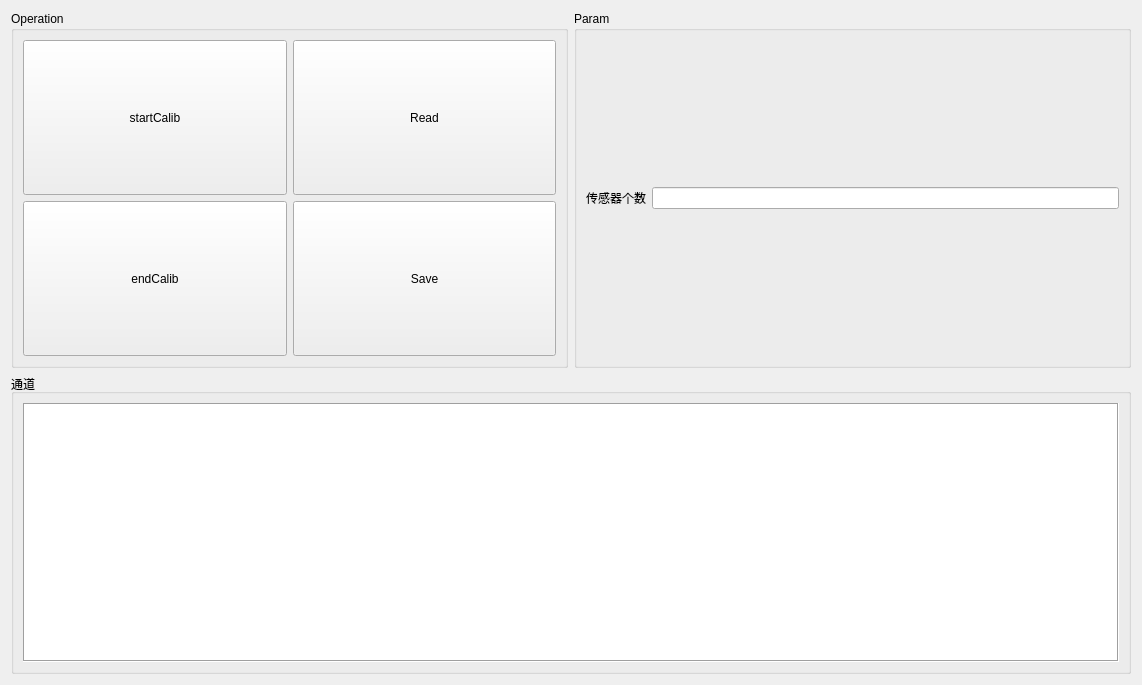
<?xml version="1.0" encoding="UTF-8"?>
<ui version="4.0">
 <class>CornFixWidget</class>
 <widget class="QWidget" name="CornFixWidget">
  <property name="geometry">
   <rect>
    <x>0</x>
    <y>0</y>
    <width>1142</width>
    <height>685</height>
   </rect>
  </property>
  <property name="windowTitle">
   <string>Form</string>
  </property>
  <layout class="QVBoxLayout" name="verticalLayout">
   <item>
    <layout class="QHBoxLayout" name="horizontalLayout">
     <item>
      <widget class="QGroupBox" name="groupBox_9">
       <property name="sizePolicy">
        <sizepolicy hsizetype="Expanding" vsizetype="Expanding">
         <horstretch>0</horstretch>
         <verstretch>0</verstretch>
        </sizepolicy>
       </property>
       <property name="minimumSize">
        <size>
         <width>0</width>
         <height>80</height>
        </size>
       </property>
       <property name="title">
        <string>Operation</string>
       </property>
       <layout class="QGridLayout" name="gridLayout_4">
        <item row="0" column="0">
         <widget class="QPushButton" name="btnStartCalib">
          <property name="sizePolicy">
           <sizepolicy hsizetype="Minimum" vsizetype="Expanding">
            <horstretch>0</horstretch>
            <verstretch>0</verstretch>
           </sizepolicy>
          </property>
          <property name="text">
           <string>startCalib</string>
          </property>
         </widget>
        </item>
        <item row="2" column="0">
         <widget class="QPushButton" name="btnStopCalib">
          <property name="sizePolicy">
           <sizepolicy hsizetype="Minimum" vsizetype="Expanding">
            <horstretch>0</horstretch>
            <verstretch>0</verstretch>
           </sizepolicy>
          </property>
          <property name="text">
           <string>endCalib</string>
          </property>
         </widget>
        </item>
        <item row="0" column="1">
         <widget class="QPushButton" name="btnReadSrs">
          <property name="sizePolicy">
           <sizepolicy hsizetype="Minimum" vsizetype="Expanding">
            <horstretch>0</horstretch>
            <verstretch>0</verstretch>
           </sizepolicy>
          </property>
          <property name="minimumSize">
           <size>
            <width>40</width>
            <height>0</height>
           </size>
          </property>
          <property name="text">
           <string>Read</string>
          </property>
         </widget>
        </item>
        <item row="2" column="1">
         <widget class="QPushButton" name="btnSrsWrite">
          <property name="sizePolicy">
           <sizepolicy hsizetype="Minimum" vsizetype="Expanding">
            <horstretch>0</horstretch>
            <verstretch>0</verstretch>
           </sizepolicy>
          </property>
          <property name="text">
           <string>Save</string>
          </property>
         </widget>
        </item>
       </layout>
      </widget>
     </item>
     <item>
      <widget class="QGroupBox" name="groupBox_4">
       <property name="sizePolicy">
        <sizepolicy hsizetype="Preferred" vsizetype="Expanding">
         <horstretch>0</horstretch>
         <verstretch>0</verstretch>
        </sizepolicy>
       </property>
       <property name="title">
        <string>Param</string>
       </property>
       <layout class="QGridLayout" name="gridLayout_3">
        <item row="6" column="0">
         <widget class="QLabel" name="txtSensorNum">
          <property name="sizePolicy">
           <sizepolicy hsizetype="Preferred" vsizetype="Fixed">
            <horstretch>0</horstretch>
            <verstretch>0</verstretch>
           </sizepolicy>
          </property>
          <property name="text">
           <string>传感器个数</string>
          </property>
          <property name="alignment">
           <set>Qt::AlignRight|Qt::AlignTrailing|Qt::AlignVCenter</set>
          </property>
         </widget>
        </item>
        <item row="6" column="2">
         <widget class="QLineEdit" name="edtSensorNum"/>
        </item>
       </layout>
      </widget>
     </item>
    </layout>
   </item>
   <item>
    <widget class="QGroupBox" name="groupBox_8">
     <property name="sizePolicy">
      <sizepolicy hsizetype="Preferred" vsizetype="Fixed">
       <horstretch>0</horstretch>
       <verstretch>0</verstretch>
      </sizepolicy>
     </property>
     <property name="minimumSize">
      <size>
       <width>0</width>
       <height>300</height>
      </size>
     </property>
     <property name="title">
      <string>通道</string>
     </property>
     <layout class="QVBoxLayout" name="verticalLayout_7">
      <item>
       <widget class="QTableWidget" name="tblCornFix">
        <property name="font">
         <font>
          <pointsize>14</pointsize>
         </font>
        </property>
        <property name="frameShape">
         <enum>QFrame::Box</enum>
        </property>
        <attribute name="horizontalHeaderDefaultSectionSize">
         <number>200</number>
        </attribute>
       </widget>
      </item>
     </layout>
    </widget>
   </item>
  </layout>
 </widget>
 <resources/>
 <connections/>
</ui>
